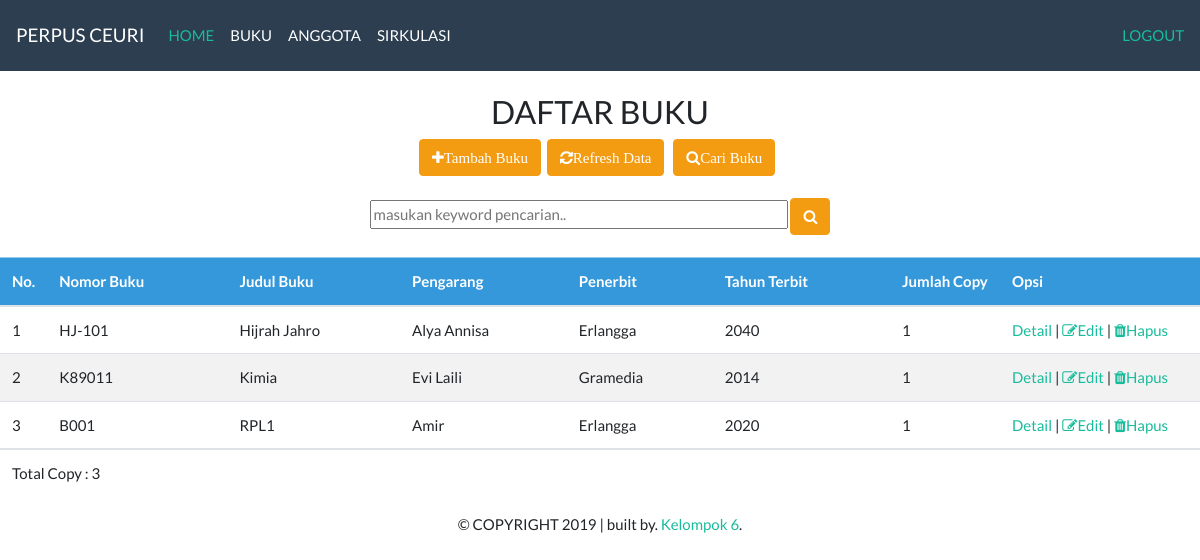
The page /daftar_buku2.php (signed in) on the database its author committed.
### tables this page shows
CREATE TABLE `t_buku` (
  `id` int(6) NOT NULL,
  `kode_buku` varchar(10) DEFAULT NULL,
  `judul` varchar(50) DEFAULT NULL,
  `pengarang` varchar(25) DEFAULT NULL,
  `penerbit` varchar(30) DEFAULT NULL,
  `tahun` varchar(4) DEFAULT NULL,
  `jml_copy` int(3) DEFAULT '0'
);

### daftar_buku2.php (the view, shortened to what this page needs)
<!DOCTYPE html>
<html lang="en">
  <head>
    <link href="css/bootstrap.min.css" rel="stylesheet">
    <link rel="stylesheet" href="https://cdnjs.cloudflare.com/ajax/libs/font-awesome/4.7.0/css/font-awesome.min.css">
</head>
<body>
  <?php
include_once "header.php";
 ?>
  <br>
 <center>
  <h3> DAFTAR BUKU</h3>
  <a href="form_buku.php"><button type="button" class="btn btn-warning"> <i class="fa fa-plus">Tambah Buku</i></button></a>&nbsp;
  <a href="daftar_buku2.php"><button type="button" class="btn btn-warning"><i class=" fa fa-refresh">Refresh Data</i></button></a> &nbsp;
  <a href="cari_buku2.php"><button type="button" class="btn btn-warning"><i class="fa fa-search">Cari Buku</i></button></a> &nbsp;<br><br>
  <form action="" method="post">
          <input type="text" name="kata_kunci" size="50" autofocus placeholder="masukan keyword pencarian.." autocomplete="off" id="keyword">
          <button type="submit" name="submit" class="btn btn-warning"> <i class="fa fa-search"></i></button>
          <br>
        </form><br>
    <table class="table table-hover" >
      <thead>
        <tr class="table-info">
              <th width="35px">No.</th>
              <th>Nomor Buku</th>
              <th>Judul Buku</th>
              <th>Pengarang</th>
              <th>Penerbit</th>
              <th>Tahun Terbit</th>
              <th width="110px">Jumlah Copy</th>
              <th width="200px">Opsi</th>
          </tr>
      </thead>
      <tbody>
<?php
     include "koneksi.php";
     if (isset($_POST['submit'])) {
       $kata_kunci = '%' . $_POST['kata_kunci'] . '%';
      $sql = "select * from t_buku where judul like '$kata_kunci' or
                        pengarang like '$kata_kunci' or
                        penerbit like '$kata_kunci'";
     }else{
       $sql="select *from t_buku order by judul asc limit 20";
     }
      $hasil = mysqli_query ($conn, $sql);
      $nomor=1;
      $total_copy=0;
     while ($data = mysqli_fetch_array($hasil))
     {
	  echo "<tr class='table-default'>";
      echo "<td>".$nomor . "</td>";
      echo "<td>".$data['kode_buku'] ."</td>";
      echo "<td>".$data['judul'] ."</td>";
      echo "<td>".$data['pengarang'] ."</td>";
      echo "<td>".$data['penerbit'] ."</td>";
      echo "<td>".$data['tahun'] ."</td>";
      echo "<td>".$data['jml_copy'] ."</td>";
      $total_copy=$total_copy+$data['jml_copy'];
       $nomor++;
       echo '<td>
       <a href="daftar_buku_detail.php?id='.$data['id'].'">Detail</a> |
       <a href="form_buku_edit.php?id='.$data['id'].'"><i class="fa fa-edit"></i>Edit</a> | <a href="hapus_buku.php?id='.$data['id'].'" onclick="return confirm(\'Yakin?\')"><i class="fa fa-trash"></i>Hapus</a></td>';
       echo "</tr>";
    }
 ?>
</tbody>
      <tr>
        <td colspan='8'>Total Copy : <?php echo $total_copy; ?></td>
      </tr>
 </table>
 <?php include_once "footer.php" ?>

### daftar_buku2.php (style rules this page uses)
table { border-collapse: collapse; margin:auto; }
th { background-color: MediumSeaGreen; color:white; height: 25px; }
body { font-family: calibri; }
tr:nth-child(even) { background-color: #f2f2f2; }
button { background-color: Orange; color: white; padding: 12px 18px; margin: 8px 0; border: none; cursor: pointer; }

### rows shown on the page
t_buku: kode_buku "HJ-101", judul "Hijrah Jahro", pengarang "Alya Annisa", penerbit "Erlangga", tahun "2040", jml_copy "1"
t_buku: kode_buku "K89011", judul "Kimia", pengarang "Evi Laili", penerbit "Gramedia", tahun "2014", jml_copy "1"
t_buku: kode_buku "B001", judul "RPL1", pengarang "Amir", penerbit "Erlangga", tahun "2020", jml_copy "1"

### other values the page prints
$total_copy "3"
